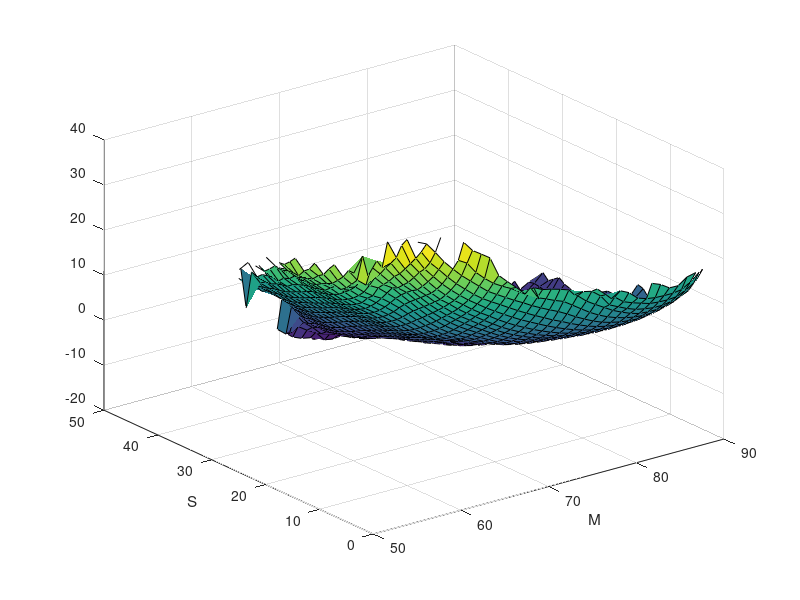
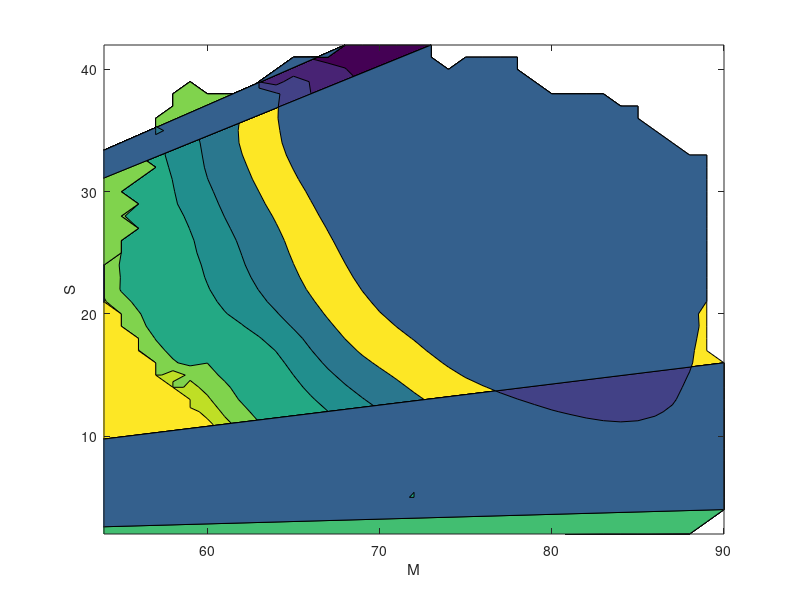

Here is the MATLAB script that generated these plots, in order:
close all
clear all
M=linspace(54,90,37);
S=linspace(2,42,41);
G=load('free_energy.dat');
surf(M,S,G');xlabel('M');ylabel('S');
figure
contourf(M,S,G');xlabel('M');ylabel('S');
